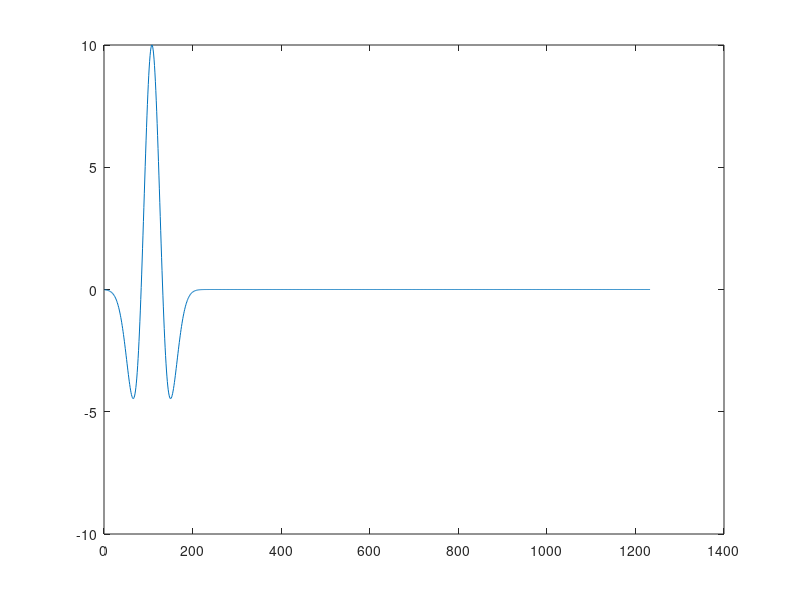

Write MATLAB code to recreate this figure.

%3D Cartesian coordinates wave forwarding code by Chongmin Zhang
%CPML 

clear all;
close all;
clc;
tic;

% parpool('SpmdEnabled',false)
% parpool open lo
load('E_obs.mat');

%*********************************************************************** 
% 锟斤拷锟?锟斤拷
%***********************************************************************
c=single(2.99792458e8);             
mu_0=single(4.0*pi*1.0e-7);       
eps_0=single(1.0/(c*c*mu_0));      
freq=single(600);                                               
freq=single(freq*1.0e+6);                           
%********************************************************************
%锟斤拷锟斤拷锟斤拷                                                                                                                                                                                                                                                                                                                                                                                                                                                                                                                                                                                                                
%********************************************************************
dx=single(0.01);                                              
dy=dx;
dz=dx;
dt=single(0.8/(sqrt(1/dx^2+1/dy^2+1/dz^2)*c));   
it=single(round(19*1e-9/dt));
%********************************************************************
%PML锟斤拷锟斤拷
%********************************************************************
npml=single(10);
%锟斤拷锟斤拷呓锟斤拷锟
npmlc=single(4);
%********************************************************************
%锟斤拷锟绞诧拷锟斤拷
%********************************************************************
index=single(ones(170,120,90));
param=[9 0.00001 1 0];%锟斤拷锟斤拷锟斤拷

[nx,ny,nz]=size(index);
nx=single(nx);
ny=single(ny);
nz=single(nz);

param1=single(reshape(param(index,1),size(index)));
param2=single(reshape(param(index,2),size(index)));
param3=single(reshape(param(index,3),size(index)));
param4=single(reshape(param(index,4),size(index)));



for i=1:it
     A=10;
     t=i*dt-1/freq;
     source(i)=A*(1-2*(pi*freq*t)^2)*exp(-(pi*freq*t)^2);
end

figure;
plot(source);
getframe(gca);


%===========锟斤拷锟斤拷锟斤拷锟轿伙拷锟?==============================

step=single(2);
dancxds=(npml+1):step:(nx-npml-3);
dancxds=length(dancxds);
cxsl=5;

fsx=(npml+1):step:(nx-npml-3);
jsx=(npml+3):step:(nx-npml-1);
fswzx=repmat(fsx,1,cxsl);
jswzx=repmat(jsx,1,cxsl);

step1=single(10);
fswzy=(npml+30):step1:(npml+70); 
jswzy=(npml+30):step1:(npml+70); 
fswzy=repelem(fswzy,dancxds);
jswzy=repelem(jswzy,dancxds);

fswzz=(nz-npml-1).*ones(1,dancxds*cxsl);
jswzz=(nz-npml-1).*ones(1,dancxds*cxsl);
%===================================================


param1(:,:,:)=param1(1,1,1);
param2(:,:,:)=param2(1,1,1);

m=single(4);
kmax=single(1);
alphamax=single(0);
bj=single(0.8);

%Ex nx,ny+1,nz+1
eps_r=single(zeros(nx,ny+1,nz+1));
sig  =single(zeros(nx,ny+1,nz+1));
eps_r(:,2:ny,2:nz)=single(1/4.*(param1(:,1:ny-1,1:nz-1)+param1(:,2:ny,1:nz-1)+param1(:,1:ny-1,2:nz)+param1(:,2:ny,2:nz)));
sig(:,2:ny,2:nz)=single(1/4.*(param2(:,1:ny-1,1:nz-1)+param2(:,2:ny,1:nz-1)+param2(:,1:ny-1,2:nz)+param2(:,2:ny,2:nz)));
eps=eps_r.*eps_0;

CAEx=single((2.*eps-sig.*dt)./(2.*eps+sig.*dt));
CBEx=single(2.*dt./(2.*eps+sig.*dt));

%UEyz=zeros(nx,ny+1,nz+1);
sigmax=bj.*(m+1)./(150.*pi.*dy)./sqrt(eps_r(:,[2:npml ny-npml+2:ny],2:nz));
sigy=sigmax.*repmat(reshape((([npml-1:-1:1 1:npml-1])./npml).^m,[1,2*(npml-1),1]),[nx,1,nz-1]);
ky_Ex=single(ones(nx,ny+1,nz+1));
ky=1+(kmax-1).*(([npml-1:-1:1 1:npml-1])./npml).^m;
ky=repmat(reshape(ky,[1,2*npml-2,1]),[nx,1,nz-1]);
ky_Ex(:,[2:npml ny-npml+2:ny],2:nz)=ky;
alphay=alphamax.*([npml-1:-1:1 1:npml-1]./npml);
alphay=repmat(reshape(alphay,[1,2*npml-2,1]),[nx,1,nz-1]);
RBEyz=single(exp(-((sigy./ky)+alphay).*(dt./eps_0)));
RAEyz=single(sigy./(sigy.*ky+ky.^2.*alphay).*(RBEyz-1));
clear sigmax sigy ky alphay
%UEzy=zeros(nx,ny+1,nz+1);
sigmax=bj.*(m+1)./(150.*pi.*dz)./sqrt(eps_r(:,2:ny,[2:npml nz-npml+2:nz]));
sigz=sigmax.*repmat(reshape(([npml-1:-1:1 1:npml-1]./npml).^m,[1,1,2*npml-2]),[nx,ny-1,1]);
kz_Ex=single(ones(nx,ny+1,nz+1));
kz=1+(kmax-1).*([npml-1:-1:1 1:npml-1]./npml).^m;
kz=repmat(reshape(kz,[1,1,2*npml-2]),[nx,ny-1,1]);
kz_Ex(:,2:ny,[2:npml nz-npml+2:nz])=kz;
alphaz=alphamax.*([npml-1:-1:1 1:npml-1]./npml);
alphaz=repmat(reshape(alphaz,[1,1,2*npml-2]),[nx,ny-1,1]);
RBEzy=single(exp(-((sigz./kz)+alphaz).*(dt./eps_0)));
RAEzy=single(sigz./(sigz.*kz+kz.^2.*alphaz).*(RBEzy-1));
clear eps_r eps sig sigmax sigz kz alphaz

%Ey nx+1,ny,nz+1
eps_r=single(zeros(nx+1,ny,nz+1));
sig  =single(zeros(nx+1,ny,nz+1));
eps_r(2:nx,:,2:nz)=single(1/4.*(param1(1:nx-1,:,1:nz-1)+param1(2:nx,:,1:nz-1)+param1(1:nx-1,:,2:nz)+param1(2:nx,:,2:nz)));
sig(2:nx,:,2:nz)=single(1/4.*(param2(1:nx-1,:,1:nz-1)+param2(2:nx,:,1:nz-1)+param2(1:nx-1,:,2:nz)+param2(2:nx,:,2:nz)));
eps=eps_r.*eps_0;

CAEy=single((2.*eps-sig.*dt)./(2.*eps+sig.*dt));
CBEy=single(2.*dt./(2.*eps+sig.*dt));

%UEzx=zeros(nx+1,ny,nz+1);
sigmax=bj.*(m+1)./(150.*pi.*dz)./sqrt(eps_r(2:nx,:,[2:npml nz-npml+2:nz]));
sigz=sigmax.*repmat(reshape(([npml-1:-1:1 1:npml-1]./npml).^m,[1,1,2*npml-2]),[nx-1,ny,1]);
kz_Ey=single(ones(nx+1,ny,nz+1));
kz=1+(kmax-1).*([npml-1:-1:1 1:npml-1]./npml).^m;
kz=repmat(reshape(kz,[1,1,2*npml-2]),[nx-1,ny,1]);
kz_Ey(2:nx,:,[2:npml nz-npml+2:nz])=kz;
alphaz=alphamax.*([npml-1:-1:1 1:npml-1]./npml);
alphaz=repmat(reshape(alphaz,[1,1,2*npml-2]),[nx-1,ny,1]);
RBEzx=single(exp(-((sigz./kz)+alphaz).*(dt./eps_0)));
RAEzx=single(sigz./(sigz.*kz+kz.^2.*alphaz).*(RBEzx-1));
clear sigmax sigz kz alphaz
%UExz=zeros(nx+1,ny,nz+1);
sigmax=bj.*(m+1)./(150.*pi.*dx)./sqrt(eps_r([2:npml nx-npml+2:nx],:,2:nz));
sigx=sigmax.*repmat(reshape((([npml-1:-1:1 1:npml-1])./npml).^m,[2*(npml-1),1,1]),[1,ny,nz-1]);
kx_Ey=single(ones(nx+1,ny,nz+1));
kx=1+(kmax-1).*(([npml-1:-1:1 1:npml-1]')./npml).^m;
kx=repmat(kx,[1,ny,nz-1]);
kx_Ey([2:npml nx-npml+2:nx],:,2:nz)=kx;
alphax=alphamax.*(([npml-1:-1:1 1:npml-1]')./npml);
alphax=reshape(alphax',[2*(npml-1),1,1]);
alphax=repmat(alphax,[1,ny,nz-1]);
RBExz=single(exp(-((sigx./kx)+alphax).*(dt./eps_0)));
RAExz=single(sigx./(sigx.*kx+kx.^2.*alphax).*(RBExz-1));
clear eps_r eps sig sigmax sigx kx alphax

%Ez nx+1,ny+1,nz
eps_r=single(zeros(nx+1,ny+1,nz));
sig  =single(zeros(nx+1,ny+1,nz));
eps_r(2:nx,2:ny,:)=single(1/4.*(param1(1:nx-1,1:ny-1,:)+param1(2:nx,1:ny-1,:)+param1(1:nx-1,2:ny,:)+param1(2:nx,2:ny,:)));
sig(2:nx,2:ny,:)=single(1/4.*(param2(1:nx-1,1:ny-1,:)+param2(2:nx,1:ny-1,:)+param2(1:nx-1,2:ny,:)+param2(2:nx,2:ny,:)));
eps=eps_r.*eps_0;

CAEz=single((2.*eps-sig.*dt)./(2.*eps+sig.*dt));
CBEz=single(2.*dt./(2.*eps+sig.*dt));
%UExy=zeros(nx+1,ny+1,nz);
sigmax=bj.*(m+1)./(150.*pi.*dx)./sqrt(eps_r([2:npml nx-npml+2:nx],2:ny,:));
sigx=sigmax.*repmat(reshape((([npml-1:-1:1 1:npml-1])./npml).^m,[2*(npml-1),1,1]),[1,ny-1,nz]);
kx_Ez=single(ones(nx+1,ny+1,nz));
kx=1+(kmax-1).*([npml-1:-1:1 1:npml-1]./npml).^m;
kx=repmat(reshape(kx,[2*npml-2,1,1]),[1,ny-1,nz]);
kx_Ez([2:npml nx-npml+2:nx],2:ny,:)=kx;
alphax=alphamax.*([npml-1:-1:1 1:npml-1]./npml);
alphax=repmat(reshape(alphax,[2*npml-2,1,1]),[1,ny-1,nz]);
RBExy=single(exp(-((sigx./kx)+alphax).*(dt./eps_0)));
RAExy=single(sigx./(sigx.*kx+kx.^2.*alphax).*(RBExy-1));
clear sigmax sigx kx alphax
%UEyx=zeros(nx+1,ny+1,nz);
sigmax=bj.*(m+1)./(150.*pi.*dy)./sqrt(eps_r(2:nx,[2:npml ny-npml+2:ny],:));
sigy=sigmax.*repmat(reshape((([npml-1:-1:1 1:npml-1])./npml).^m,[1,2*(npml-1),1]),[nx-1,1,nz]);
ky_Ez=single(ones(nx+1,ny+1,nz));
ky=1+(kmax-1).*([npml-1:-1:1 1:npml-1]./npml).^m;
ky=repmat(reshape(ky,[1,2*npml-2,1]),[nx-1,1,nz]);
ky_Ez(2:nx,[2:npml ny-npml+2:ny],:)=ky;
alphay=alphamax.*([npml-1:-1:1 1:npml-1]./npml);
alphay=repmat(reshape(alphay,[1,2*npml-2,1]),[nx-1,1,nz]);
RBEyx=single(exp(-((sigy./ky)+alphay).*(dt./eps_0)));
RAEyx=single(sigy./(sigy.*ky+ky.^2.*alphay).*(RBEyx-1));
clear eps_r eps sig sigmax sigy ky alphay

%Hx nx+1,ny,nz
eps_r=single(zeros(nx+1,ny,nz));
mu_r=single(zeros(nx+1,ny,nz));
sigm=single(zeros(nx+1,ny,nz));
eps_r(2:nx,:,:)=single(1/2.*(param1(1:nx-1,:,:)+param1(2:nx,:,:)));
mu_r(2:nx,:,:)=single(1/2.*(param3(1:nx-1,:,:)+param3(2:nx,:,:)));
sigm(2:nx,:,:)=single(1/2.*(param4(1:nx-1,:,:)+param4(2:nx,:,:)));
mu=mu_r.*mu_0;

CPHx=single((2.*mu-sigm.*dt)./(2.*mu+sigm.*dt));
CQHx=single(2.*dt./(2.*mu+sigm.*dt));

%UHyz=zeros(nx+1,ny,nz);
sigmax=bj.*(m+1)./(150.*pi.*dy)./sqrt(eps_r(2:nx,[1:npml ny-npml+1:ny],:));
sigy=sigmax.*repmat(reshape(([npml-0.5:-1:0.5 0.5:npml-0.5]./npml).^m,[1,2*npml,1]),[nx-1,1,nz]);
ky_Hx=single(ones(nx+1,ny,nz));
ky=1+(kmax-1).*([npml-0.5:-1:0.5 0.5:npml-0.5]./npml).^m;
ky=repmat(reshape(ky,[1,2*npml,1]),[nx-1,1,nz]);
ky_Hx(2:nx,[1:npml ny-npml+1:ny],:)=ky;
alphay=alphamax.*([npml-0.5:-1:0.5 0.5:npml-0.5]./npml);
alphay=repmat(reshape(alphay,[1,2*npml,1]),[nx-1,1,nz]);
RBHyz=single(exp(-((sigy./ky)+alphay).*(dt./eps_0)));
RAHyz=single(sigy./(sigy.*ky+ky.^2.*alphay).*(RBHyz-1));
clear sigmax sigy ky alphay
%UHzy=zeros(nx+1,ny,nz);
sigmax=bj.*(m+1)./(150.*pi.*dz)./sqrt(eps_r(2:nx,:,[1:npml nz-npml+1:nz]));
sigz=sigmax.*repmat(reshape(([npml-0.5:-1:0.5 0.5:npml-0.5]./npml).^m,[1,1,2*npml]),[nx-1,ny,1]);
kz_Hx=single(ones(nx+1,ny,nz));
kz=1+(kmax-1).*([npml-0.5:-1:0.5 0.5:npml-0.5]./npml).^m;
kz=repmat(reshape(kz,[1,1,2*npml]),[nx-1,ny,1]);
kz_Hx(2:nx,:,[1:npml nz-npml+1:nz])=kz;
alphaz=alphamax.*([npml-0.5:-1:0.5 0.5:npml-0.5]./npml);
alphaz=repmat(reshape(alphaz,[1,1,2*npml]),[nx-1,ny,1]);
RBHzy=single(exp(-((sigz./kz)+alphaz).*(dt./eps_0)));
RAHzy=single(sigz./(sigz.*kz+kz.^2.*alphaz).*(RBHzy-1));
clear eps_r mu_r mu sigm sigmax sigz kz alphaz

%Hy=zeros(nx,ny+1,nz);
eps_r=single(zeros(nx,ny+1,nz));
mu_r=single(zeros(nx,ny+1,nz));
sigm=single(zeros(nx,ny+1,nz));
eps_r(:,2:ny,:)=single(1/2.*(param1(:,1:ny-1,:)+param1(:,2:ny,:)));
mu_r(:,2:ny,:)=single(1/2.*(param3(:,1:ny-1,:)+param3(:,2:ny,:)));
sigm(:,2:ny,:)=single(1/2.*(param4(:,1:ny-1,:)+param4(:,2:ny,:)));
mu=mu_r.*mu_0;

CPHy=single((2.*mu-sigm.*dt)./(2.*mu+sigm.*dt));
CQHy=single(2.*dt./(2.*mu+sigm.*dt));

%UHzx=zeros(nx,ny+1,nz)
sigmax=bj.*(m+1)./(150.*pi.*dz)./sqrt(eps_r(:,2:ny,[1:npml nz-npml+1:nz]));
sigz=sigmax.*repmat(reshape(([npml-0.5:-1:0.5 0.5:npml-0.5]./npml).^m,[1,1,2*npml]),[nx,ny-1,1]);
kz_Hy=single(ones(nx,ny+1,nz));
kz=1+(kmax-1).*([npml-0.5:-1:0.5 0.5:npml-0.5]./npml).^m;
kz=repmat(reshape(kz,[1,1,2*npml]),[nx,ny-1,1]);
kz_Hy(:,2:ny,[1:npml nz-npml+1:nz])=kz;
alphaz=alphamax.*([npml-0.5:-1:0.5 0.5:npml-0.5]./npml);
alphaz=repmat(reshape(alphaz,[1,1,2*npml]),[nx,ny-1,1]);
RBHzx=single(exp(-((sigz./kz)+alphaz).*(dt./eps_0)));
RAHzx=single(sigz./(sigz.*kz+kz.^2.*alphaz).*(RBHzx-1));
clear sigmax sigz kz alphaz
%UHxz=zeros(nx,ny+1,nz);
sigmax=bj.*(m+1)./(150.*pi.*dx)./sqrt(eps_r([1:npml nx-npml+1:nx],2:ny,:));
sigx=sigmax.*repmat(reshape(([npml-0.5:-1:0.5 0.5:npml-0.5]./npml).^m,[2*npml,1,1]),[1,ny-1,nz]);
kx_Hy=single(ones(nx,ny+1,nz));
kx=1+(kmax-1).*([npml-0.5:-1:0.5 0.5:npml-0.5]./npml).^m;
kx=repmat(reshape(kx,[2*npml,1,1]),[1,ny-1,nz]);
kz_Hy([1:npml nx-npml+1:nx],2:ny,:)=kx;
alphax=alphamax.*([npml-0.5:-1:0.5 0.5:npml-0.5]./npml);
alphax=repmat(reshape(alphax,[2*npml,1,1]),[1,ny-1,nz]);
RBHxz=single(exp(-((sigx./kx)+alphax).*(dt./eps_0)));
RAHxz=single(sigx./(sigx.*kx+kx.^2.*alphax).*(RBHxz-1));
clear eps_r mu_r mu sigm sigmax sigx kx alphax

%Hz=zeros(nx,ny,nz+1);
eps_r=single(zeros(nx,ny,nz+1));
mu_r=single(zeros(nx,ny,nz+1));
sigm=single(zeros(nx,ny,nz+1));
eps_r(:,:,2:nz)=single(1/2.*(param1(:,:,1:nz-1)+param1(:,:,2:nz)));
mu_r(:,:,2:nz)=single(1/2.*(param3(:,:,1:nz-1)+param3(:,:,2:nz)));
sigm(:,:,2:nz)=single(1/2.*(param4(:,:,1:nz-1)+param4(:,:,2:nz)));
mu=mu_r.*mu_0;

CPHz=single((2.*mu-sigm.*dt)./(2.*mu+sigm.*dt));
CQHz=single(2.*dt./(2.*mu+sigm.*dt));

%UHxy=zeros(nx,ny,nz+1);
sigmax=bj.*(m+1)./(150.*pi.*dx)./sqrt(eps_r([1:npml nx-npml+1:nx],:,2:nz));
sigx=sigmax.*repmat(reshape(([npml-0.5:-1:0.5 0.5:npml-0.5]./npml).^m,[2*npml,1,1]),[1,ny,nz-1]);
kx_Hz=single(ones(nx,ny,nz+1));
kx=1+(kmax-1).*([npml-0.5:-1:0.5 0.5:npml-0.5]./npml).^m;
kx=repmat(reshape(kx,[2*npml,1,1]),[1,ny,nz-1]);
kx_Hz([1:npml nx-npml+1:nx],:,2:nz)=kx;
alphax=alphamax.*([npml-0.5:-1:0.5 0.5:npml-0.5]./npml);
alphax=repmat(reshape(alphax,[2*npml,1,1]),[1,ny,nz-1]);
RBHxy=single(exp(-((sigx./kx)+alphax).*(dt./eps_0)));
RAHxy=single(sigx./(sigx.*kx+kx.^2.*alphax).*(RBHxy-1));
clear sigmax sigx kx alphax
%UHyx=zeros(nx,ny,nz+1);
sigmax=bj.*(m+1)./(150.*pi.*dy)./sqrt(eps_r(:,[1:npml ny-npml+1:ny],2:nz));
sigy=sigmax.*repmat(reshape(([npml-0.5:-1:0.5 0.5:npml-0.5]./npml).^m,[1,2*npml,1]),[nx,1,nz-1]);
ky_Hz=single(ones(nx,ny,nz+1));
ky=1+(kmax-1).*([npml-0.5:-1:0.5 0.5:npml-0.5]./npml).^m;
ky=repmat(reshape(ky,[1,2*npml,1]),[nx,1,nz-1]);
ky_Hz(:,[1:npml ny-npml+1:ny],2:nz)=ky;
alphay=alphamax.*([npml-0.5:-1:0.5 0.5:npml-0.5]./npml);
alphay=repmat(reshape(alphay,[1,2*npml,1]),[nx,1,nz-1]);
RBHyx=single(exp(-((sigy./ky)+alphay).*(dt./eps_0)));
RAHyx=single(sigy./(sigy.*ky+ky.^2.*alphay).*(RBHyx-1));
clear eps_r mu_r mu sigm sigmax sigy ky alphay
